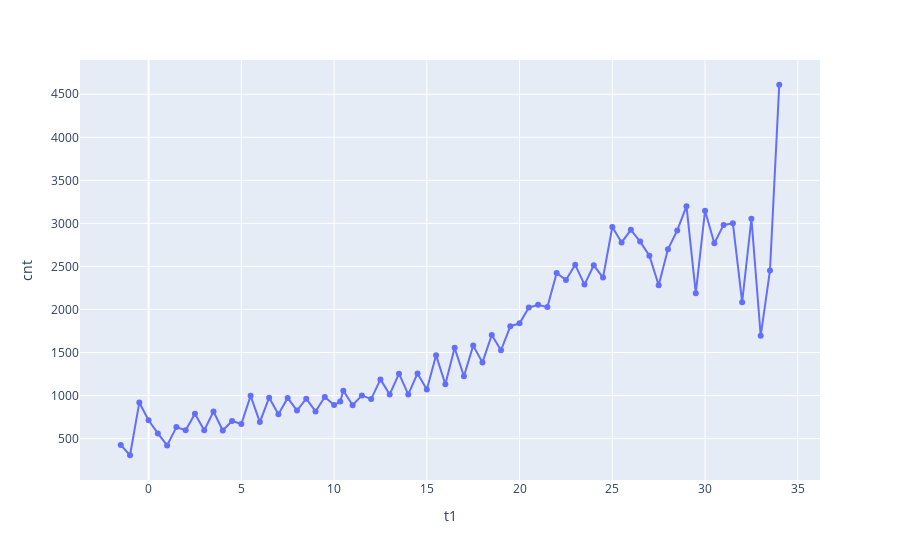

Write notebook code for a chart like this one.
### Code cell
#average of shared bike according to temperature
# when temperature increase number of shared bikes increase
t1 = pd.DataFrame(df.groupby('t1')['cnt'].mean())
fig = px.line(t1, x=t1.index, y="cnt", markers=True)
fig.show()

### Figure 1 — Plotly figure (JSON) as saved in the notebook; plotly's stock layout.template omitted (floating-point values rounded to 4 significant figures)
{"data": [{"hovertemplate": "t1=%{x}<br>cnt=%{y}<extra></extra>", "legendgroup": "", "line": {"color": "#636efa", "dash": "solid"}, "marker": {"symbol": "circle"}, "mode": "markers+lines", "name": "", "orientation": "v", "showlegend": false, "type": "scatter", "x": [-1.5, -1, -0.5, 0, 0.5, 1, 1.5, 2, 2.5, 3, 3.5, 4, 4.5, 5, 5.5, 6, 6.5, 7, 7.5, 8, 8.5, 9, 9.5, 10, 10.33, 10.5, 11, 11.5, 12, 12.5, 13, 13.5, 14, 14.5, 15, 15.5, 16, 16.5, 17, 17.5, 18, 18.5, 19, 19.5, 20, 20.5, 21, 21.5, 22, 22.5, 23, 23.5, 24, 24.5, 25, 25.5, 26, 26.5, 27, 27.5, 28, 28.5, 29, 29.5, 30, 30.5, 31, 31.5, 32, 32.5, 33, 33.5, 34], "xaxis": "x", "y": [426, 306.3, 918.1, 713.2, 559.9, 419.9, 633.2, 596.4, 788.8, 595.6, 815.2, 594.4, 704.3, 668.6, 996.7, 692.0, 974.9, 783.9, 972.0, 826.1, 963.6, 815.4, 983.3, 888.7, 932, 1057.0, 887.3, 1001.0, 959.2, 1188.0, 1013.0, 1254.0, 1013.0, 1257.0, 1071.0, 1468.0, 1130.0, 1554.0, 1225.0, 1580.0, 1385.0, 1704.0, 1526.0, 1804.0, 1839.0, 2022.0, 2054.0, 2027.0, 2424.0, 2342.0, 2519.0, 2289.0, 2513.0, 2370.0, 2958.0, 2779.0, 2925.0, 2788.0, 2625.0, 2282.0, 2698.0, 2918.0, 3200.0, 2189.0, 3148.0, 2770.0, 2982.0, 3001, 2084, 3054.0, 1694.0, 2454, 4610.0], "yaxis": "y"}], "layout": {"autosize": true, "legend": {"tracegroupgap": 0}, "margin": {"t": 60}, "xaxis": {"anchor": "y", "autorange": true, "domain": [0, 1], "range": [-3.694, 36.19], "title": {"text": "t1"}, "type": "linear"}, "yaxis": {"anchor": "x", "autorange": true, "domain": [0, 1], "range": [-26.91, 4944.0], "title": {"text": "cnt"}, "type": "linear"}}}
